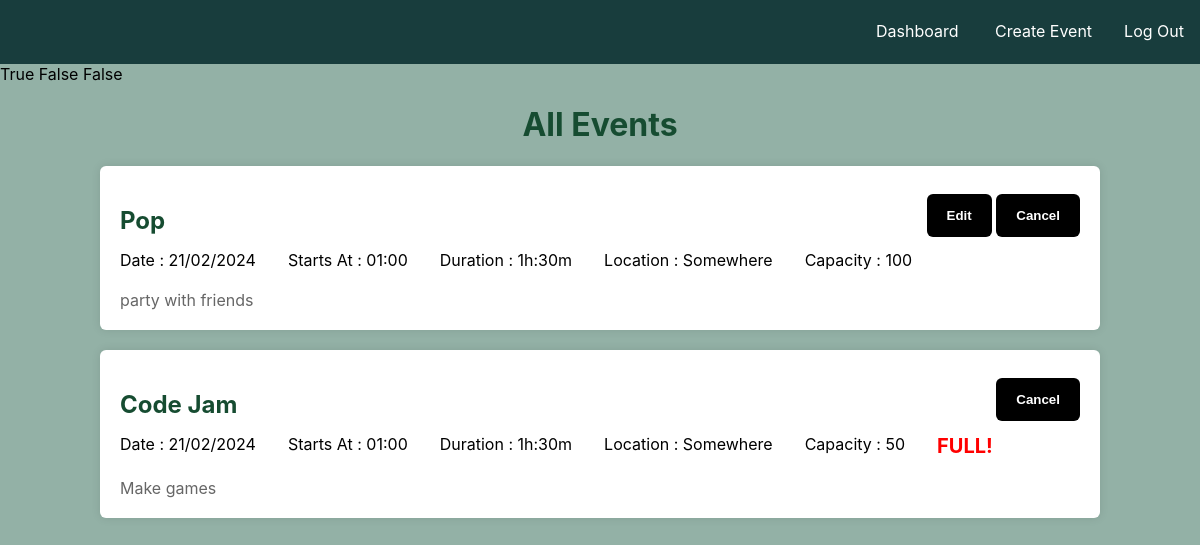
Before: /events/all (signed in) with the older database file.
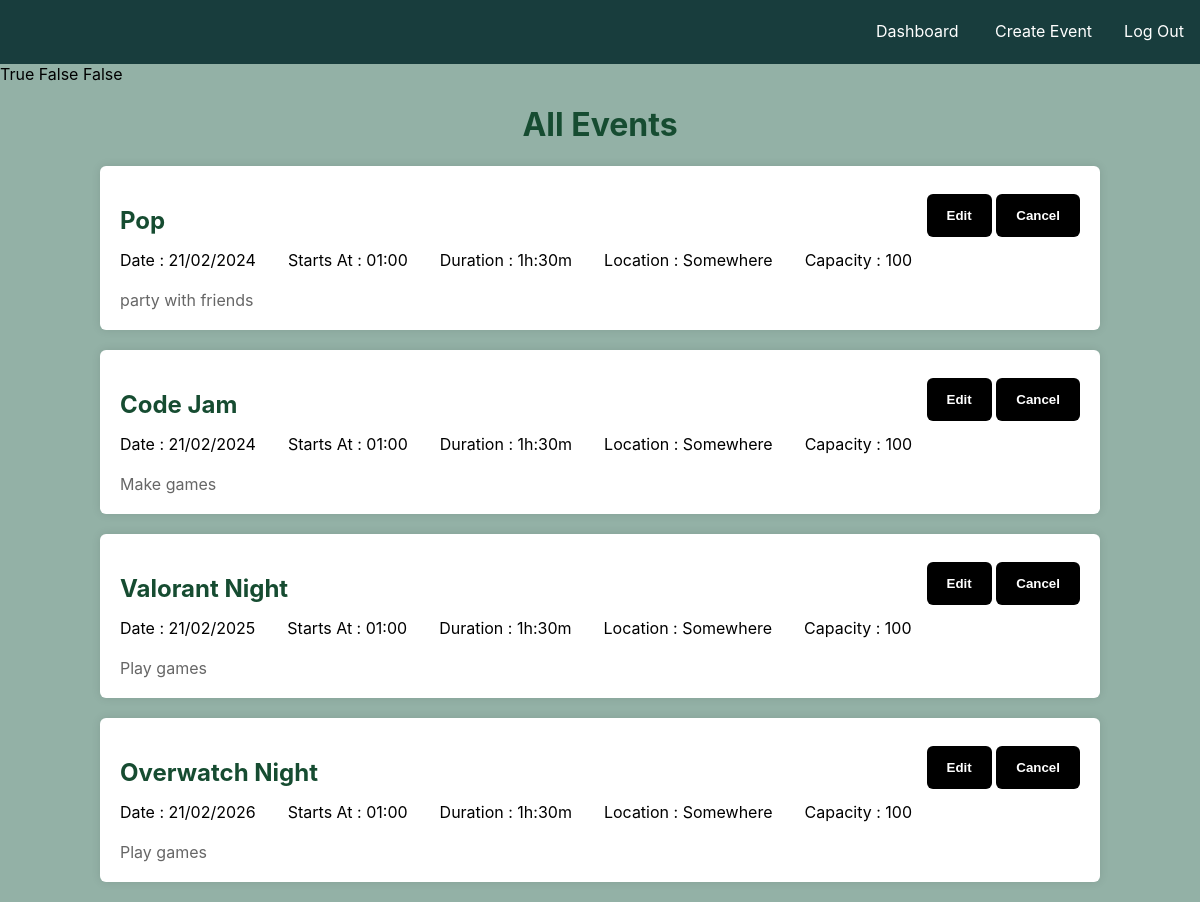
After: the same page with the newer database file.
### content/models.py (models this page shows, shortened)
class Event(db.Model):
    __tablename__ = 'event'
    id = db.Column(db.Integer, primary_key = True)
    name = db.Column(db.Text())
    description = db.Column(db.Text())
    date = db.Column(db.Date)   # 1-1 with html type="date"
    start_time = db.Column(db.Time)
    duration = db.Column(db.Time)
    capacity = db.Column(db.Integer)
    tickets_allocated = db.Column(db.Integer, default=0)
    location = db.Column(db.Text())
    cancelled = db.Column(db.Boolean, default=False)
    tickets = db.relationship('Ticket', back_populates='event')
    barcodes = db.relationship('Barcode', back_populates='events')
    def format_date(self):
      return self.date.strftime('%d/%m/%Y')
    def format_start_time(self):
        return self.start_time.strftime('%H:%M')
    def format_duration(self):
        formatted_duration = self.duration.strftime('%-Hh:%Mm').lstrip('0')
        if self.duration.minute == 0:
            formatted_duration = formatted_duration[:-4]
        return formatted_duration

### eventbyte.py (the view)
@app.route('/events/all')
def all_events():
   allEvents = Event.query.all()
   nonSuperUserEvents = Event.query.filter(
   Event.date > datetime.now(), # events in the future
   Event.cancelled == False, # that aren't cancelled
   ).all()
   if isSuperUser(current_user):
       events = allEvents
   else:
       events = nonSuperUserEvents
   return render_template('/pages/events/events.html',
                          events=events,
                          current_user=current_user,
                          isSuperUser=isSuperUser,
                          isAttendee=isAttendee)

### eventbyte.py (called while the page is built)
@login_manager.user_loader
def load_user(user_id):
   return User.query.get(int(user_id))

def isSuperUser(user) -> bool:
   try:
      super_user = SuperUser.query.get(user.id)
      if super_user:
            return True
      else:
            return False
   except Exception as e:
      print("Error occurred trying to determine if this user was a superuser")
      print(e)
      return False

def isAttendee(user) -> bool:
   try:
      attendee = User.query.filter_by(id = user.id).first()
      if attendee and attendee.emailVerified and not isSuperUser(user):
         return True
      else:
         return False
   except Exception as e:
      print("Error occurred trying to determine if this user was an attendee")
      print(e)
      return False

### templates/pages/events/events.html (shortened to what this page needs)
{% extends 'components/base.html' %}
{% block css %}
<link rel="stylesheet" href="/static/css/components/card.css" type="text/css">
<link rel="stylesheet" href="/static/css/pages/events.css" type="text/css">
{% endblock %}
{% block navbar %}
    {% include 'components/dashnav.html' %}
{% endblock %}
{% block content %}
<main>
    {% set superuser = isSuperUser(current_user) %}
    {% set attendee = isAttendee(current_user) %}
    {% set public = not (superuser or attendee) %}
    {{ superuser }}
    {{ attendee }}
    {{ public }}
    <h1 id="all-events"> All Events </h1>
    <section class ="events">
        {% for event in events %}
            {% set full = event.tickets_allocated == event.capacity %}
            {% set tickets_remaining = event.capacity - event.tickets_allocated %}
            <div id ="{{ event.id }}" class="card-container {% if event.cancelled %}cancelled{% endif %}">
                <div class="card-content">
                    <div class="card-header">
                        <h2 class="card-name">{{ event.name }}</h2>
                        <div class="buttons">
                            {% if superuser %}
                                {% if not event.cancelled and not full %}
                                    <button class="edit" type="submit">Edit</button>
                                {% endif %}
                                {% if not event.cancelled %}
                                    <button class="delete" type="submit">Cancel</button>
                                {% endif %}
                            {% endif %}
                        </div>
                    </div>
                    <div class="card-details">
                        <p> Date : {{ event.format_date() }} </p>
                        <p> Starts At : {{ event.format_start_time() }} </p>
                        <p> Duration : {{ event.format_duration() }}</p>
                        <p> Location : {{ event.location }} </p>
                        {% if superuser %}
                            <p> Capacity : {{ event.capacity }} </p>
                        {% endif %}
                        {% if full %}
                            <p><strong>FULL!</strong></p>
                        {% endif %}
                    </div>
                    <div class="card-description">
                        {{ event.description }}
                    </div>
                </div>
            </div>
        {% endfor %}
    </section>
</main>
{% endblock %}

### templates/components/base.html (shortened to what this page needs)
<!DOCTYPE html>
<html lang="en">
<head>
    <link rel="stylesheet" href="/static/css/pages/base_styles.css" type="text/css">
    {% block css %}{% endblock %}
</head>
<body>
    {% block navbar %}{% endblock %}
    {% block content %}
    {% endblock %}
</body>
</html>

### templates/components/dashnav.html
<link rel="stylesheet" href="/static/css/components/dashnav.css" type="text/css">
<body>
<nav>
    <ul>
        <li><a href="/dashboard"> Dashboard </a></li>
        <li><a href="/events/create">Create Event</button>
        <li><a href="/auth/logout">Log Out</a></li>
    </ul>
</nav>

### static/css/pages/base_styles.css (style rules this page uses)
body { background-color: #93B1A6 ; font-family: Inter, system-ui, Avenir, Helvetica, Arial, sans-serif; margin: 0; padding: 0; }
h1, h2 { color: #164c31; }

### static/css/components/card.css (style rules this page uses)
.card-container { background-color: white; border-radius: 6px; box-shadow: 0px 0px 10px rgba(0, 0, 0, 0.1); margin-bottom: 20px; width: 1000px; height: auto; }
.card-header { display: flex; flex-direction: row; }
.card-header .buttons { margin: auto 0px; margin-left: auto; }
.card-content { padding: 20px; }
.card-name { font-size: 24px; margin-bottom: 10px; }
.card-details { display: flex; flex-direction: row; gap: 2rem; }
.card-details p { margin: 5px 0; }
.card-description { margin-top: 15px; color: #666; }

### static/css/pages/events.css (style rules this page uses)
.events { display: flex; height: 100%; flex-direction: column; align-items: center; }
#all-events { justify-self: center; align-self: center; }

### static/css/components/dashnav.css (style rules this page uses)
nav { text-align: right; background-color: #183D3D; height: 64px; }
nav ul { list-style-type: none; margin: 0; padding-top: 7px; overflow: hidden; display: inline-block; }
nav li { display: inline-block; }
nav li a { position: relative; display: block; color: white; padding: 14px 16px; text-decoration: none; }
nav li a::before { content: ''; position: absolute; bottom: 0; left: 50%; transform: translateX(-50%); width: 0; height: 2px; background: white; transition: width 0.3s; }
button { background-color: black; color: white; padding: 14px 20px; border-radius: 6px; border: None; cursor: pointer; transition: background-color 0.3s; font-weight: bold; }

Changed rows visible on the page:
changed Event "Code Jam": capacity "50" → "100"; text "FULL!" → "Edit"
added Event: name "Valorant Night", cancelled "Edit", format_date "21/02/2025", format_start_time "01:00", format_duration "1h:30m", location "Somewhere", capacity "100", description "Play games"
added Event: name "Overwatch Night", cancelled "Edit", format_date "21/02/2026", format_start_time "01:00", format_duration "1h:30m", location "Somewhere", capacity "100", description "Play games"
